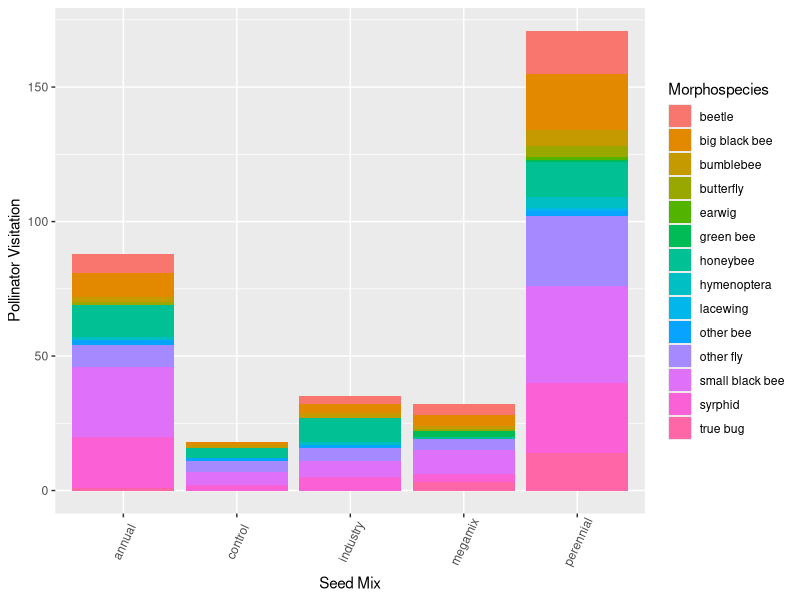
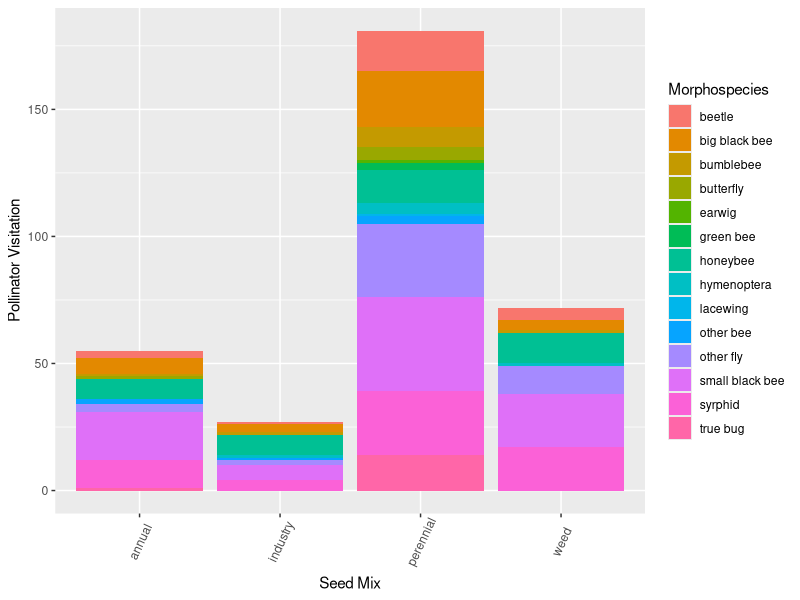
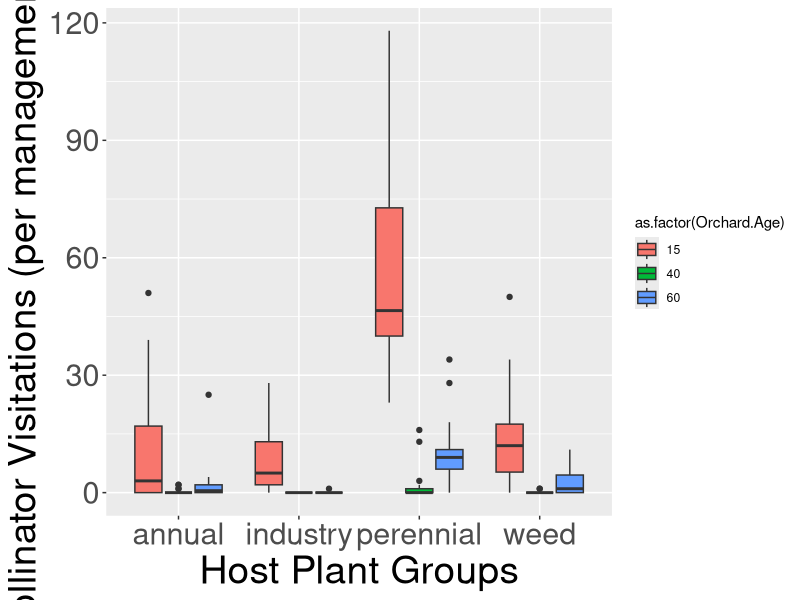

Generate these figures, in order, with R: (Note: this script raises an error after producing the figures.)
## POLLINATOR THESIS PROJECT FIGURES
## Pollinator visitations by seed mix


## Libraries needed
library(tidyverse)
library(ggplot2)
library(dplyr)

library(nlme)
library(multcomp)

#############################
#############################
#############################
#############################
## Import data
## Clean up column names and morphospecies groups

observedpollinators <- read.csv("observedpollinators_2021.csv") %>%
  ##Updated morphospecies categories combine 'ant' and 'wasp' into a 'Hymenoptera' group,
  ##as well as combining 'aphid' into 'true bug' and 'mosquito' into 'other fly'
  mutate(Morphospecies=ifelse(Morphospecies=="ant", "hymenoptera", ifelse(Morphospecies=="wasp", 
                                                             "hymenoptera",
                                                             ifelse(Morphospecies=="aphid","true bug", 
                                                                    ifelse(Morphospecies=="mosquito","other fly", Morphospecies)))))
  
names(observedpollinators) <- c ("Month", "Orchard.Age", "Block", "Management", "Seed.Mix", "Host.Plant", "Morphospecies", "Number", "Notes")

#############################
#############################

## First I'll filter the observed pollinator dataset to find total pollinator visits for each seed mix
## I want to count all pollinator visits within a seed mix by each management subplot, and by what
## morphospecies were visiting that seed mix


seedmixabundances <- observedpollinators %>%
  dplyr::select(Orchard.Age, Block, Management, Seed.Mix, Morphospecies, Number) %>%
  group_by(Orchard.Age, Block, Seed.Mix, Management, Morphospecies) %>%
  summarise(Number = sum(Number))

## For graphing this, I want to do a stacked bar plot
ggplot(seedmixabundances, aes(fill=Morphospecies, x=Seed.Mix)) + 
  geom_bar(stat="count", position="stack") +
  theme(axis.text.x = element_text(angle=65, vjust=0.6)) +
  labs(x="Seed Mix", y="Pollinator Visitation")
#############################
#############################
## Graphing version 2: I want to do something similar to what I did with richness
## where I group observations by the actual plant they were observed on, not just seed mix,
## so that I can account for escapee plants.

annualspecies <- c("collomia", "amsinckia", "clarkia", "epilobium", "gilia",
                   "lotus", "plectritis", "sanguisorba", "annual")

perennialspecies <- c("achillea", "agoseris", "lomatium", "potentilla",
                      "prunella", "viola", "geum", "eriophyllum", "perennial")

industryspecies <- c("barley", "oats", "vetch", "clover", "industry")

taxonomicobservations<-observedpollinators%>%
  mutate(seedmix2=ifelse(Host.Plant%in%perennialspecies, "perennial",
                         ifelse(Host.Plant%in%annualspecies, "annual", 
                                ifelse(Host.Plant%in%industryspecies, "industry", 
                                       ifelse(Host.Plant=="weed","weed", Host.Plant)))))%>%
  ungroup()%>%
  group_by(Orchard.Age, Block, Management, Morphospecies, seedmix2)%>%
  summarise(Number = sum(Number))

ggplot(taxonomicobservations, aes(fill=Morphospecies, x=seedmix2)) + 
  geom_bar(stat="count", position="stack") +
  theme(axis.text.x = element_text(angle=65, vjust=0.6)) +
  labs(x="Seed Mix", y="Pollinator Visitation")
#add in a full plot list to account for zeroes
plots <- read.csv("canopy_cover.csv")%>%
  filter(year==2021)%>% #have to do this here
  mutate(seedmix=ifelse(seedmix=="annuals", "annual", ifelse(seedmix=="perennials", "perennial", seedmix)))%>%
  mutate(management=ifelse(management=="scraped", "flailscrape", ifelse(management=="flailed", "flail", "unmanaged")))%>%
   dplyr::select(1:4)
names(plots) <- c("Orchard.Age", "Block", "Management", "Seed.Mix")

newplots<-plots%>%  #convert to species types
  mutate(seedmix2=ifelse(Seed.Mix=="control", "weed", Seed.Mix))%>%
  dplyr::select(-Seed.Mix)%>%
  filter(seedmix2!="megamix")



taxonomicobservations1<-taxonomicobservations%>%
  group_by(Orchard.Age, Block, Management, seedmix2)%>%
  summarize(Number=sum(Number))

taxonomicobservations1<-full_join(newplots, taxonomicobservations1)%>% #need zeroes
  mutate(Number=ifelse(is.na(Number), 0, Number))



ggplot(subset(taxonomicobservations1, seedmix2!="megamix"), aes(x=seedmix2, y=Number)) +
  geom_boxplot(aes(fill=as.factor(Orchard.Age))) +
  labs(x="Host Plant Groups", y="Pollinator Visitations (per management plot)") +
  theme(axis.text=element_text(size=22),
        axis.title=element_text(size=28))
#############################
#############################
## Table 2 for the cover crop paper draft
## Finding the preferred host for each morphospecies, e.g. finding what plant species
## was visited most by each morphospecies group

morphospecieshosts <- observedpollinators %>%
  group_by(Morphospecies, Host.Plant)%>%
  summarise(Number = sum(Number))

## Finding peak months for each morphospecies

morphospeciespeakmonth <- observedpollinators %>%
  group_by(Morphospecies, Month) %>%
  summarise(Number = sum(Number))

#############################
#############################
## Statistics

##First, I want to test if the means are different for total pollinator visitations in each seed mix
## category. I'll create a dataset first of all the visitations (not divided up my morphospecies)
## per seed mix, and then compare the means with the 'aov' function
aov <- aov(Number~seedmix2, data=taxonomicobservations1)
summary(aov)

## Results: P < 0.05, so I'll go ahead with a Tukey test
tukey <- TukeyHSD(aov, conf.level=.95)

## Tukey results: There's a significant difference between the perennial & megamix and perennial & control
## pollinator visitations

#############################
#############################
## Statistics for 'taxonomicobservations'

#seedmixmeans2<-observedpollinators%>%
#  mutate(seedmix2=ifelse(Host.Plant%in%perennialspecies, "perennial",
##                         ifelse(Host.Plant%in%annualspecies, "annual", 
#                                ifelse(Host.Plant%in%industryspecies, "industry", 
 #                                      ifelse(Host.Plant=="weed","weed", Host.Plant)))))%>%
#  ungroup()%>%
#  group_by(Orchard.Age, Block, Management, seedmix2)%>%
#  summarise(Number = sum(Number))


#aov <- aov(Number~seedmix2, data=seedmixmeans2)
#summary(aov)

## Results: P < 0.05, so I'll go ahead with a Tukey test
#tukey2 <- TukeyHSD(aov, conf.level=.95)

## When examining observations by plant species, there is a significant difference between
## perennials and annuals, and perennials and weeds

#############################
#############################
## Statistics for 'taxonomicobservations'
## Including orchard age

aovorchard <- aov(Number~seedmix2*as.factor(Orchard.Age), data=taxonomicobservations1)
tukey3 <- TukeyHSD(aovorchard, conf.level=.95)
smm3<-taxonomicobservations1%>%
 mutate(trt= as.factor(paste(seedmix2, Orchard.Age, sep="_")))%>%
  ungroup()

aov3<-aov(Number~trt, data=smm3)

#COMPACT LETTER DISPLAY
cld(glht(aov3, mcp(trt="Tukey"))) 

#mm<-lme(Number~paste(seedmix2, as.factor(Orchard.Age)), data=seedmixmeans2)
#tuk3<-glht(aovorchard, linft=mcp(func="Tukey"))
#cld(tuk3)

#MM<-lme(lrr~func, random = ~1|site, data = subset(inter, metric=="Shannon"&!is.na(difference)))
#summary(glht(MM, linfct=mcp(func="Tukey")))
#cld(glht(MM, linfct=mcp(func="Tukey")))

#############################
#############################
## Statistics for plants within the perennial seed mix
## From tukey2 and tukey3, it's clear that there's a significant
## difference in pollinator visitations to the species in the perennial seed mix
## as compared to the other seed mixes. So, I'm going to compare the individual
## species to see what stands out.

## Creating the data set for this:
perennialmeans <- observedpollinators%>%
  mutate(seedmix2=ifelse(Host.Plant%in%perennialspecies, "perennial",
                         ifelse(Host.Plant%in%annualspecies, "annual", 
                                ifelse(Host.Plant%in%industryspecies, "industry", 
                                       ifelse(Host.Plant=="weed","weed", Host.Plant)))))%>%
  ungroup()%>%
  group_by(Orchard.Age, Block, Management, seedmix2, Host.Plant)%>%
  summarise(Number = sum(Number)) %>%
  mutate(Host.Plant=as.factor(Host.Plant))%>%
  ungroup()%>%
  spread(Host.Plant, Number, fill=0)
pereninalmeans1<-full_join(newplots, perennialmeans)%>%
  filter(seedmix2!="megamix"&!is.na(seedmix2))%>%
  dplyr::select(-20)%>%
  gather(Host.Plant, Number, 5:19)%>%
  mutate(Number=ifelse(is.na(Number), 0, Number))%>%
  filter(Host.Plant!="barley")%>%
  mutate(Host.Plant=as.factor(Host.Plant))
test<-group_by(pereninalmeans1, Orchard.Age, Host.Plant)%>%
  summarize(test=sum(Number))%>%
  filter(Host.Plant!="barley")

perennialmeans2<-left_join(pereninalmeans1, test)%>%
  filter(test!=0)

#plants with all zeroes not shown
ggplot(perennialmeans2, aes(x=Host.Plant, y=Number)) +
    geom_jitter(size=.5)+geom_boxplot(aes(fill=seedmix2), position="identity") +  facet_grid(~Orchard.Age, scales="fixed")+
    labs(x="Host Plant Species", y="Pollinator Visitation (per management plot)")+
       theme(axis.text.x=element_text(angle = -90, hjust = 0))
  
  
## Stat tests
    
#across all
aovperennials <- aov(Number~Host.Plant, data=pereninalmeans1)
tukey4 <- TukeyHSD(aovperennials, conf.level=.95)
cld(glht(aovperennials, mcp(Host.Plant="Tukey"))) #only achillea significantly higher

#across all
aovperennials.15 <- aov(Number~Host.Plant, data=subset(pereninalmeans1, Orchard.Age==15))
tukey4 <- TukeyHSD(aovperennials, conf.level=.95)
cld(glht(aovperennials.15, mcp(Host.Plant="Tukey"))) #only achillea

#across all
aovperennials.40 <- aov(Number~Host.Plant, data=subset(pereninalmeans1, Orchard.Age==40))
tukey4 <- TukeyHSD(aovperennials, conf.level=.95)
cld(glht(aovperennials.40, mcp(Host.Plant="Tukey"))) #only geum significanlty higher

#across all
aovperennial.60 <- aov(Number~Host.Plant, data=subset(pereninalmeans1, Orchard.Age==60))
tukey4 <- TukeyHSD(aovperennials, conf.level=.95)
cld(glht(aovperennial.60, mcp(Host.Plant="Tukey"))) #only geum sig higher

## Nothing stands out as significant, so I'll do another test within orchard ages
aovperennialorchard <- aov(Number~Host.Plant*as.factor(Orchard.Age), data=perennialmeans)
tukey5 <- TukeyHSD(aovperennialorchard, conf.level=.95)
